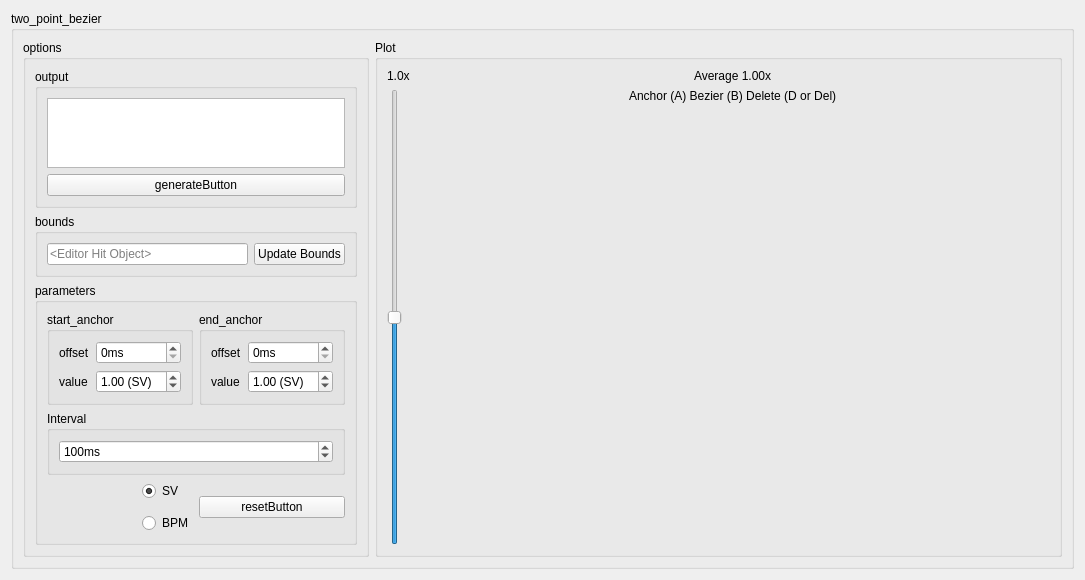
<?xml version="1.0" encoding="UTF-8"?>
<ui version="4.0">
 <class>TwoPointBezier</class>
 <widget class="QWidget" name="TwoPointBezier">
  <property name="geometry">
   <rect>
    <x>0</x>
    <y>0</y>
    <width>1085</width>
    <height>567</height>
   </rect>
  </property>
  <property name="windowTitle">
   <string>Form</string>
  </property>
  <layout class="QGridLayout" name="gridLayout">
   <item row="0" column="0">
    <widget class="QGroupBox" name="groupBox">
     <property name="title">
      <string>two_point_bezier</string>
     </property>
     <layout class="QGridLayout" name="gridLayout_2">
      <item row="1" column="2">
       <widget class="QGroupBox" name="customPlotLO">
        <property name="sizePolicy">
         <sizepolicy hsizetype="Expanding" vsizetype="Preferred">
          <horstretch>0</horstretch>
          <verstretch>0</verstretch>
         </sizepolicy>
        </property>
        <property name="title">
         <string>Plot</string>
        </property>
        <layout class="QGridLayout" name="gridLayout_3">
         <item row="0" column="0">
          <widget class="QLabel" name="vertZoomLabel">
           <property name="text">
            <string>1.0x</string>
           </property>
          </widget>
         </item>
         <item row="0" column="1" alignment="Qt::AlignHCenter">
          <widget class="QLabel" name="averageLabel">
           <property name="sizePolicy">
            <sizepolicy hsizetype="Preferred" vsizetype="Maximum">
             <horstretch>0</horstretch>
             <verstretch>0</verstretch>
            </sizepolicy>
           </property>
           <property name="text">
            <string>Average 1.00x</string>
           </property>
          </widget>
         </item>
         <item row="1" column="1" alignment="Qt::AlignHCenter">
          <widget class="QLabel" name="tipLabel">
           <property name="sizePolicy">
            <sizepolicy hsizetype="Preferred" vsizetype="Maximum">
             <horstretch>0</horstretch>
             <verstretch>0</verstretch>
            </sizepolicy>
           </property>
           <property name="text">
            <string>Anchor (A) Bezier (B) Delete (D or Del)</string>
           </property>
          </widget>
         </item>
         <item row="1" column="0" rowspan="4">
          <widget class="QSlider" name="vertZoom">
           <property name="sizePolicy">
            <sizepolicy hsizetype="Maximum" vsizetype="Expanding">
             <horstretch>0</horstretch>
             <verstretch>0</verstretch>
            </sizepolicy>
           </property>
           <property name="maximum">
            <number>100</number>
           </property>
           <property name="value">
            <number>50</number>
           </property>
           <property name="orientation">
            <enum>Qt::Vertical</enum>
           </property>
          </widget>
         </item>
         <item row="2" column="1" rowspan="3">
          <widget class="QCustomPlotTPB" name="customPlot" native="true"/>
         </item>
        </layout>
       </widget>
      </item>
      <item row="1" column="0">
       <widget class="QGroupBox" name="optionsLO">
        <property name="title">
         <string>options</string>
        </property>
        <layout class="QGridLayout" name="gridLayout_4">
         <item row="0" column="0" colspan="2">
          <widget class="QGroupBox" name="outputLO">
           <property name="sizePolicy">
            <sizepolicy hsizetype="Preferred" vsizetype="Preferred">
             <horstretch>0</horstretch>
             <verstretch>0</verstretch>
            </sizepolicy>
           </property>
           <property name="title">
            <string>output</string>
           </property>
           <layout class="QGridLayout" name="gridLayout_7">
            <item row="1" column="0" colspan="2">
             <widget class="QPushButton" name="generateButton">
              <property name="text">
               <string>generateButton</string>
              </property>
             </widget>
            </item>
            <item row="0" column="0" colspan="2">
             <widget class="QPlainTextEdit" name="output">
              <property name="sizePolicy">
               <sizepolicy hsizetype="Preferred" vsizetype="Expanding">
                <horstretch>0</horstretch>
                <verstretch>0</verstretch>
               </sizepolicy>
              </property>
             </widget>
            </item>
           </layout>
          </widget>
         </item>
         <item row="2" column="0" colspan="2">
          <widget class="QGroupBox" name="parametersLO">
           <property name="sizePolicy">
            <sizepolicy hsizetype="Preferred" vsizetype="Preferred">
             <horstretch>0</horstretch>
             <verstretch>0</verstretch>
            </sizepolicy>
           </property>
           <property name="title">
            <string>parameters</string>
           </property>
           <layout class="QGridLayout" name="gridLayout_8">
            <item row="0" column="2">
             <widget class="QGroupBox" name="endLO">
              <property name="title">
               <string>end_anchor</string>
              </property>
              <layout class="QGridLayout" name="gridLayout_10">
               <item row="1" column="0">
                <widget class="QLabel" name="endValueLabel">
                 <property name="text">
                  <string>value</string>
                 </property>
                </widget>
               </item>
               <item row="0" column="0">
                <widget class="QLabel" name="endOffsetLabel">
                 <property name="text">
                  <string>offset</string>
                 </property>
                </widget>
               </item>
               <item row="1" column="1">
                <widget class="QDoubleSpinBox" name="endValue">
                 <property name="sizePolicy">
                  <sizepolicy hsizetype="Expanding" vsizetype="Fixed">
                   <horstretch>0</horstretch>
                   <verstretch>0</verstretch>
                  </sizepolicy>
                 </property>
                 <property name="suffix">
                  <string> (SV)</string>
                 </property>
                 <property name="minimum">
                  <double>0.010000000000000</double>
                 </property>
                 <property name="maximum">
                  <double>10.000000000000000</double>
                 </property>
                 <property name="value">
                  <double>1.000000000000000</double>
                 </property>
                </widget>
               </item>
               <item row="0" column="1">
                <widget class="QSpinBox" name="endOffset">
                 <property name="sizePolicy">
                  <sizepolicy hsizetype="Expanding" vsizetype="Fixed">
                   <horstretch>0</horstretch>
                   <verstretch>0</verstretch>
                  </sizepolicy>
                 </property>
                 <property name="suffix">
                  <string>ms</string>
                 </property>
                </widget>
               </item>
              </layout>
             </widget>
            </item>
            <item row="4" column="1">
             <widget class="QRadioButton" name="svRadio">
              <property name="text">
               <string>SV</string>
              </property>
              <property name="checked">
               <bool>true</bool>
              </property>
             </widget>
            </item>
            <item row="6" column="1">
             <widget class="QRadioButton" name="bpmRadio">
              <property name="text">
               <string>BPM</string>
              </property>
             </widget>
            </item>
            <item row="4" column="0" rowspan="3">
             <spacer name="hs1">
              <property name="orientation">
               <enum>Qt::Horizontal</enum>
              </property>
              <property name="sizeHint" stdset="0">
               <size>
                <width>40</width>
                <height>20</height>
               </size>
              </property>
             </spacer>
            </item>
            <item row="1" column="0" rowspan="3" colspan="3">
             <widget class="QGroupBox" name="intervalLO">
              <property name="title">
               <string>Interval</string>
              </property>
              <layout class="QGridLayout" name="gridLayout_9">
               <item row="0" column="0">
                <widget class="QSpinBox" name="interval">
                 <property name="suffix">
                  <string>ms</string>
                 </property>
                 <property name="minimum">
                  <number>1</number>
                 </property>
                 <property name="maximum">
                  <number>10000</number>
                 </property>
                 <property name="value">
                  <number>100</number>
                 </property>
                </widget>
               </item>
              </layout>
             </widget>
            </item>
            <item row="0" column="0" colspan="2">
             <widget class="QGroupBox" name="startLO">
              <property name="title">
               <string>start_anchor</string>
              </property>
              <layout class="QGridLayout" name="gridLayout_5">
               <item row="0" column="0">
                <widget class="QLabel" name="startOffsetLabel">
                 <property name="text">
                  <string>offset</string>
                 </property>
                </widget>
               </item>
               <item row="1" column="0">
                <widget class="QLabel" name="startValueLabel">
                 <property name="text">
                  <string>value</string>
                 </property>
                </widget>
               </item>
               <item row="1" column="1">
                <widget class="QDoubleSpinBox" name="startValue">
                 <property name="sizePolicy">
                  <sizepolicy hsizetype="Expanding" vsizetype="Fixed">
                   <horstretch>0</horstretch>
                   <verstretch>0</verstretch>
                  </sizepolicy>
                 </property>
                 <property name="suffix">
                  <string> (SV)</string>
                 </property>
                 <property name="minimum">
                  <double>0.010000000000000</double>
                 </property>
                 <property name="maximum">
                  <double>10.000000000000000</double>
                 </property>
                 <property name="value">
                  <double>1.000000000000000</double>
                 </property>
                </widget>
               </item>
               <item row="0" column="1">
                <widget class="QSpinBox" name="startOffset">
                 <property name="sizePolicy">
                  <sizepolicy hsizetype="Expanding" vsizetype="Fixed">
                   <horstretch>0</horstretch>
                   <verstretch>0</verstretch>
                  </sizepolicy>
                 </property>
                 <property name="suffix">
                  <string>ms</string>
                 </property>
                </widget>
               </item>
              </layout>
             </widget>
            </item>
            <item row="4" column="2" rowspan="3">
             <widget class="QPushButton" name="resetButton">
              <property name="text">
               <string>resetButton</string>
              </property>
             </widget>
            </item>
           </layout>
          </widget>
         </item>
         <item row="1" column="0" colspan="2">
          <widget class="QGroupBox" name="boundLO">
           <property name="sizePolicy">
            <sizepolicy hsizetype="Preferred" vsizetype="Preferred">
             <horstretch>0</horstretch>
             <verstretch>0</verstretch>
            </sizepolicy>
           </property>
           <property name="title">
            <string>bounds</string>
           </property>
           <layout class="QGridLayout" name="gridLayout_6">
            <item row="0" column="0">
             <widget class="QLineEdit" name="updateBound">
              <property name="placeholderText">
               <string>&lt;Editor Hit Object&gt;</string>
              </property>
             </widget>
            </item>
            <item row="0" column="1">
             <widget class="QPushButton" name="updateBoundBtn">
              <property name="text">
               <string>Update Bounds</string>
              </property>
             </widget>
            </item>
           </layout>
          </widget>
         </item>
        </layout>
       </widget>
      </item>
     </layout>
    </widget>
   </item>
  </layout>
 </widget>
 <customwidgets>
  <customwidget>
   <class>QCustomPlotTPB</class>
   <extends>QWidget</extends>
   <header>depend/QCustomPlottpb.h</header>
   <container>1</container>
  </customwidget>
 </customwidgets>
 <resources/>
 <connections/>
</ui>
